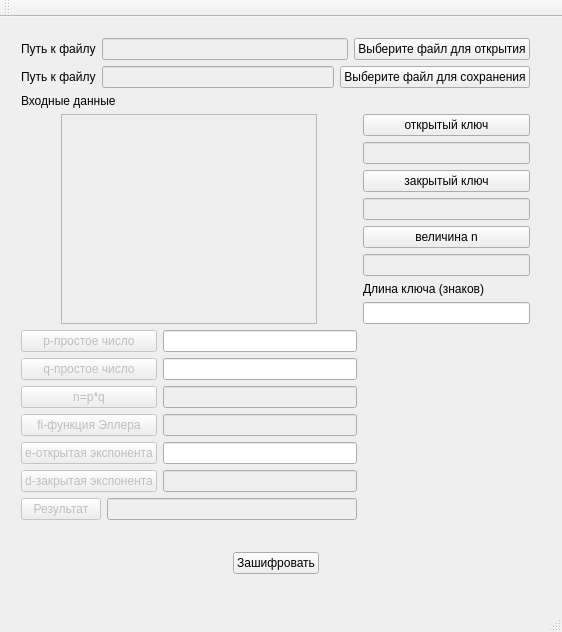
<?xml version="1.0" encoding="UTF-8"?>
<ui version="4.0">
 <class>MainWindow</class>
 <widget class="QMainWindow" name="MainWindow">
  <property name="enabled">
   <bool>true</bool>
  </property>
  <property name="geometry">
   <rect>
    <x>0</x>
    <y>0</y>
    <width>562</width>
    <height>632</height>
   </rect>
  </property>
  <property name="windowTitle">
   <string>MainWindow</string>
  </property>
  <widget class="QWidget" name="centralWidget">
   <property name="enabled">
    <bool>true</bool>
   </property>
   <property name="layoutDirection">
    <enum>Qt::LeftToRight</enum>
   </property>
   <property name="autoFillBackground">
    <bool>false</bool>
   </property>
   <widget class="QWidget" name="verticalLayoutWidget">
    <property name="geometry">
     <rect>
      <x>10</x>
      <y>10</y>
      <width>531</width>
      <height>571</height>
     </rect>
    </property>
    <layout class="QVBoxLayout" name="verticalLayout">
     <item>
      <layout class="QHBoxLayout" name="horizontalLayout_4">
       <item>
        <widget class="QLabel" name="label">
         <property name="text">
          <string>Путь к файлу</string>
         </property>
        </widget>
       </item>
       <item>
        <widget class="QLineEdit" name="lineopen">
         <property name="enabled">
          <bool>false</bool>
         </property>
         <property name="maximumSize">
          <size>
           <width>800</width>
           <height>16777215</height>
          </size>
         </property>
        </widget>
       </item>
       <item>
        <widget class="QPushButton" name="openbut">
         <property name="text">
          <string>Выберите файл для открытия</string>
         </property>
        </widget>
       </item>
      </layout>
     </item>
     <item>
      <layout class="QHBoxLayout" name="horizontalLayout_6">
       <item>
        <widget class="QLabel" name="label_2">
         <property name="text">
          <string>Путь к файлу</string>
         </property>
        </widget>
       </item>
       <item>
        <widget class="QLineEdit" name="linesave">
         <property name="enabled">
          <bool>false</bool>
         </property>
        </widget>
       </item>
       <item>
        <layout class="QGridLayout" name="gridLayout_2"/>
       </item>
       <item>
        <widget class="QPushButton" name="savebut">
         <property name="text">
          <string>Выберите файл для сохранения</string>
         </property>
        </widget>
       </item>
      </layout>
     </item>
     <item>
      <layout class="QGridLayout" name="gridLayout">
       <item row="1" column="1">
        <layout class="QHBoxLayout" name="horizontalLayout">
         <item>
          <spacer name="horizontalSpacer">
           <property name="orientation">
            <enum>Qt::Horizontal</enum>
           </property>
           <property name="sizeHint" stdset="0">
            <size>
             <width>40</width>
             <height>20</height>
            </size>
           </property>
          </spacer>
         </item>
         <item>
          <widget class="QTextEdit" name="indan">
           <property name="enabled">
            <bool>false</bool>
           </property>
          </widget>
         </item>
         <item>
          <spacer name="horizontalSpacer_2">
           <property name="orientation">
            <enum>Qt::Horizontal</enum>
           </property>
           <property name="sizeHint" stdset="0">
            <size>
             <width>40</width>
             <height>20</height>
            </size>
           </property>
          </spacer>
         </item>
        </layout>
       </item>
       <item row="6" column="1">
        <layout class="QGridLayout" name="gridLayout_3">
         <item row="2" column="1">
          <widget class="QPushButton" name="pushButton_qBob">
           <property name="enabled">
            <bool>false</bool>
           </property>
           <property name="text">
            <string>q-простое число</string>
           </property>
          </widget>
         </item>
         <item row="2" column="2">
          <widget class="QLineEdit" name="lineEdit_qBob">
           <property name="enabled">
            <bool>true</bool>
           </property>
          </widget>
         </item>
         <item row="5" column="1">
          <widget class="QPushButton" name="pushButton_eBob">
           <property name="enabled">
            <bool>false</bool>
           </property>
           <property name="text">
            <string>e-открытая экспонента</string>
           </property>
          </widget>
         </item>
         <item row="5" column="2">
          <widget class="QLineEdit" name="lineEdit_eBob">
           <property name="enabled">
            <bool>true</bool>
           </property>
          </widget>
         </item>
         <item row="3" column="1">
          <widget class="QPushButton" name="pushButton_nBob">
           <property name="enabled">
            <bool>false</bool>
           </property>
           <property name="text">
            <string>n=p*q</string>
           </property>
          </widget>
         </item>
         <item row="3" column="2">
          <widget class="QLineEdit" name="lineEdit_nBob">
           <property name="enabled">
            <bool>false</bool>
           </property>
          </widget>
         </item>
         <item row="4" column="2">
          <widget class="QLineEdit" name="lineEdit_fiBob">
           <property name="enabled">
            <bool>false</bool>
           </property>
          </widget>
         </item>
         <item row="4" column="1">
          <widget class="QPushButton" name="pushButton_fiBob">
           <property name="enabled">
            <bool>false</bool>
           </property>
           <property name="text">
            <string>fi-функция Эллера</string>
           </property>
          </widget>
         </item>
         <item row="6" column="2">
          <widget class="QLineEdit" name="lineEdit_dBob">
           <property name="enabled">
            <bool>false</bool>
           </property>
          </widget>
         </item>
         <item row="6" column="1">
          <widget class="QPushButton" name="pushButton_dBob">
           <property name="enabled">
            <bool>false</bool>
           </property>
           <property name="text">
            <string>d-закрытая экспонента</string>
           </property>
          </widget>
         </item>
         <item row="0" column="1">
          <widget class="QPushButton" name="pushButton_pBob">
           <property name="enabled">
            <bool>false</bool>
           </property>
           <property name="text">
            <string>p-простое число</string>
           </property>
          </widget>
         </item>
         <item row="0" column="2">
          <widget class="QLineEdit" name="lineEdit_pBob">
           <property name="enabled">
            <bool>true</bool>
           </property>
          </widget>
         </item>
        </layout>
       </item>
       <item row="13" column="1">
        <layout class="QGridLayout" name="gridLayout_7">
         <item row="2" column="1">
          <widget class="QLineEdit" name="lineEdit_meAlisa">
           <property name="enabled">
            <bool>false</bool>
           </property>
          </widget>
         </item>
         <item row="2" column="0">
          <widget class="QPushButton" name="pushButton_meAlisa">
           <property name="enabled">
            <bool>false</bool>
           </property>
           <property name="text">
            <string>Результат</string>
           </property>
          </widget>
         </item>
        </layout>
       </item>
       <item row="16" column="2">
        <layout class="QHBoxLayout" name="horizontalLayout_3">
         <item>
          <spacer name="horizontalSpacer_5">
           <property name="orientation">
            <enum>Qt::Horizontal</enum>
           </property>
           <property name="sizeHint" stdset="0">
            <size>
             <width>40</width>
             <height>20</height>
            </size>
           </property>
          </spacer>
         </item>
         <item>
          <widget class="QLabel" name="label_ResultAlisa">
           <property name="text">
            <string/>
           </property>
          </widget>
         </item>
         <item>
          <spacer name="horizontalSpacer_6">
           <property name="orientation">
            <enum>Qt::Horizontal</enum>
           </property>
           <property name="sizeHint" stdset="0">
            <size>
             <width>40</width>
             <height>20</height>
            </size>
           </property>
          </spacer>
         </item>
        </layout>
       </item>
       <item row="16" column="1">
        <layout class="QHBoxLayout" name="horizontalLayout_5">
         <item>
          <spacer name="horizontalSpacer_9">
           <property name="orientation">
            <enum>Qt::Horizontal</enum>
           </property>
           <property name="sizeHint" stdset="0">
            <size>
             <width>40</width>
             <height>20</height>
            </size>
           </property>
          </spacer>
         </item>
         <item>
          <widget class="QLabel" name="label_ResultBob">
           <property name="text">
            <string/>
           </property>
          </widget>
         </item>
         <item>
          <spacer name="horizontalSpacer_10">
           <property name="orientation">
            <enum>Qt::Horizontal</enum>
           </property>
           <property name="sizeHint" stdset="0">
            <size>
             <width>40</width>
             <height>20</height>
            </size>
           </property>
          </spacer>
         </item>
        </layout>
       </item>
       <item row="0" column="1">
        <widget class="QLabel" name="label_3">
         <property name="text">
          <string>Входные данные</string>
         </property>
        </widget>
       </item>
       <item row="6" column="2">
        <layout class="QFormLayout" name="formLayout">
         <item row="0" column="0">
          <layout class="QGridLayout" name="gridLayout_6"/>
         </item>
        </layout>
       </item>
       <item row="1" column="2">
        <layout class="QVBoxLayout" name="verticalLayout_3">
         <item>
          <widget class="QPushButton" name="key1">
           <property name="text">
            <string>открытый ключ</string>
           </property>
          </widget>
         </item>
         <item>
          <widget class="QLineEdit" name="otkey">
           <property name="enabled">
            <bool>false</bool>
           </property>
          </widget>
         </item>
         <item>
          <widget class="QPushButton" name="key2">
           <property name="text">
            <string>закрытый ключ</string>
           </property>
          </widget>
         </item>
         <item>
          <widget class="QLineEdit" name="zakkey">
           <property name="enabled">
            <bool>false</bool>
           </property>
          </widget>
         </item>
         <item>
          <widget class="QPushButton" name="pushn">
           <property name="text">
            <string>величина n</string>
           </property>
          </widget>
         </item>
         <item>
          <widget class="QLineEdit" name="linen">
           <property name="enabled">
            <bool>false</bool>
           </property>
          </widget>
         </item>
         <item>
          <widget class="QLabel" name="label_4">
           <property name="text">
            <string>Длина ключа (знаков)</string>
           </property>
          </widget>
         </item>
         <item>
          <widget class="QLineEdit" name="dlinkey"/>
         </item>
        </layout>
       </item>
      </layout>
     </item>
     <item>
      <layout class="QHBoxLayout" name="horizontalLayout_7">
       <item>
        <spacer name="horizontalSpacer_11">
         <property name="orientation">
          <enum>Qt::Horizontal</enum>
         </property>
         <property name="sizeHint" stdset="0">
          <size>
           <width>40</width>
           <height>20</height>
          </size>
         </property>
        </spacer>
       </item>
       <item>
        <widget class="QPushButton" name="pushButton_Start">
         <property name="text">
          <string>Зашифровать</string>
         </property>
        </widget>
       </item>
       <item>
        <spacer name="horizontalSpacer_12">
         <property name="orientation">
          <enum>Qt::Horizontal</enum>
         </property>
         <property name="sizeHint" stdset="0">
          <size>
           <width>40</width>
           <height>20</height>
          </size>
         </property>
        </spacer>
       </item>
      </layout>
     </item>
     <item>
      <spacer name="verticalSpacer">
       <property name="orientation">
        <enum>Qt::Vertical</enum>
       </property>
       <property name="sizeHint" stdset="0">
        <size>
         <width>20</width>
         <height>40</height>
        </size>
       </property>
      </spacer>
     </item>
    </layout>
   </widget>
  </widget>
  <widget class="QMenuBar" name="menuBar">
   <property name="geometry">
    <rect>
     <x>0</x>
     <y>0</y>
     <width>562</width>
     <height>21</height>
    </rect>
   </property>
  </widget>
  <widget class="QToolBar" name="mainToolBar">
   <attribute name="toolBarArea">
    <enum>TopToolBarArea</enum>
   </attribute>
   <attribute name="toolBarBreak">
    <bool>false</bool>
   </attribute>
  </widget>
  <widget class="QStatusBar" name="statusBar"/>
 </widget>
 <layoutdefault spacing="6" margin="11"/>
 <resources/>
 <connections/>
</ui>
